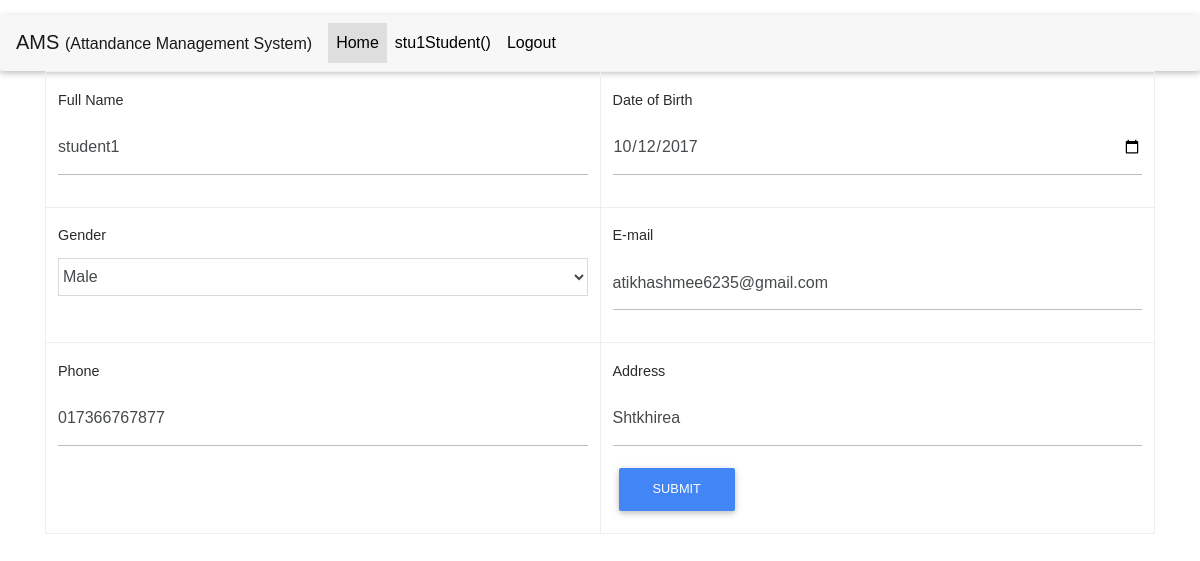
Page /profile.php?p_id=1 (signed in) on the committed database.
### tables this page shows
CREATE TABLE `user_information` (
  `id` int(11) NOT NULL,
  `user_id` int(10) NOT NULL,
  `full_name` varchar(255) NOT NULL,
  `date_of_birth` varchar(255) NOT NULL,
  `gender` varchar(255) NOT NULL,
  `email` varchar(255) NOT NULL,
  `phone` varchar(255) NOT NULL,
  `adress` varchar(255) NOT NULL
);

### php/config.php (called while the page is built, shortened)
<?php
class Connection extends PDO
{
	public static $instance=null;
	public static function getInstance()
	{
		if (!self::$instance) {
				self::$instance  = new Connection();
		}
		return self::$instance;
	}
}
?>

### php/dboperation.php (called while the page is built, shortened)
<?php
include("config.php");
class Db
{
	  private $con = null;
	 function __construct()
	{
		$this->con = Connection::getInstance();
	}
	public function selectAll($table_name,$where_clause=""){
		$wheresql="";
		if (!empty($where_clause)) {
			if(substr(strtoupper(trim($where_clause)), 0,5)!="WHERE")
			{
				$wheresql = "WHERE ".$where_clause;
			}else{
				$wheresql = " ".$where_clause;
			}
		}
		if (!empty($wheresql)) {
			$sal = "SELECT * FROM ".$table_name." ".$wheresql;
		}else{
			$sal = "SELECT * FROM ".$table_name;
		}
		$data = $this->con->prepare($sal);
		$data->execute();
		return $data;
	}
}
?>

### profile.php (the view, shortened to what this page needs)
<?php
			include 'files/header.php';
                  include 'files/menu.php';?>
       <div class="container">
 						<div class="row">
						<div class="col">
		<?php if (isset($_GET['p_id'])) {
			$id =  $_GET['p_id'];
			$look = $db->selectAll("user_information","user_id = '$id'");
			if ($look->rowCount()!=0) {
				$row = $look->fetch(PDO::FETCH_ASSOC);
				?>
							<table class="table table-bordered">
						 <form method="POST">
          <tr>
             <td>
                   <div class="form-group">
                      <label for="exampleSelect1">Full Name</label>
                      <input type="text" name="fullname" class="form-control" value="<?php echo $row['full_name'];?>">
                   </div>
             </td>
             <td>
             <div class="form-group">
             <label for="exampleSelect1">Date of Birth </label>
             <input type="date" name="date_of_birth" class="form-control" value="<?php echo $row['date_of_birth'];?>">
             </div>
             </td>
          </tr>
          <tr>
          <td>
          <div class="form-group">
          <label for="exampleSelect1">Gender </label>
          <select name="gender" id="" class="form-control" >
          	<option value="male">Male</option>
          </select>
          </div>
          </td>
          <td>
          <div class="form-group">
          <label for="exampleSelect1">E-mail </label>
         <input type="email" name="email" class="form-control" value="<?php echo $row['email'];?>">
          </div>
          </td>
          </tr>
	<tr>
            <td>
          <div class="form-group">
          <label for="exampleSelect1">Phone</label>
          <input type="number" name="phone" class="form-control" value="<?php echo $row['phone'];?>">
          </div>
          </td>
          <td>
          <div class="form-group">
          <label for="exampleSelect1">Address </label>
         <input type="text" name="adres" class="form-control" value="<?php echo $row['adress'];?>">
          </div>
          <button type="submit"  name="btnsubmitinformtaion" class="btn btn-primary">Submit</button>
          </td>
          </tr>
          </form>
          </table>
			<?php }
		}
		?>
		  </div>
          </div>
          </div>
	<?php 	include 'files/footer.php';
?>

### assets/css/style.css (style rules this page uses)
body { font-family: 'SiyamRupali', Arial, sans-serif !important; }

### rows in the picture
user_information: fullname "student1", date_of_birth "10/12/2017", email "atikhashmee6235@gmail.com", phone "017366767877", adres "Shtkhirea"

### other values in the picture
$_SESSION['username'] "stu1"
